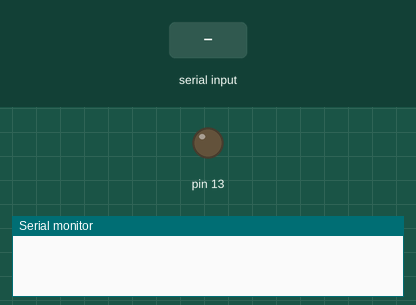
The sketch below on a simulated Arduino Uno, built with avr-gcc and run on an emulated ATmega328P. On the bench: output pins drawn as LEDs (lit = HIGH), the last lines printed to the serial monitor. Inputs (shaded band) come from the test bench.

Above: at 1.2 s.
1.3 s: "SYNC\n" received over Serial
At 3.0 s:
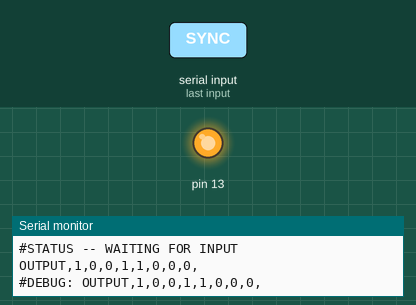
3.5 s: "INPUT\n" received over Serial
5.5 s: "90,45\n" received over Serial
Timing chart, 0 to 8.5 s (numbered marks = the images above; inputs shaded):
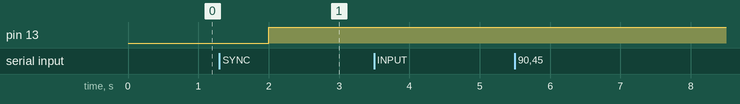

The sketch:

traffic_light_homework.ino
```cpp
// Read Line from Serial Port


#define RED 0
#define GREEN 1
#define YELLOW 2
#define WALK 3

struct outputs
{
  int A_red_light;
  int A_yellow_light;
  int A_green_light;
  int A_walk_light;
  int B_red_light;
  int B_yellow_light;
  int B_green_light;
  int B_walk_light;
};

struct inputs
{
  int reset;
  int Sta;
  int Stb;
};


int reset, Sta, Stb;

struct inputs my_inputs;
struct outputs my_outputs;
struct outputs old_outputs;

int ENABLE_RECEIVE = 0;
int ENABLE_TRANSMIT = 0;
int COMM_SYNCED = 0;
int DEBUG = 0;

void get_inputs(struct inputs *in);
void transmit_outputs(struct outputs *out);
void traffic_light(struct inputs *in, struct outputs *out);

void setup()
{

  pinMode(13,OUTPUT);
  Serial.begin(115200);
  my_inputs.reset = 1;
  my_inputs.Sta = 0;
  my_inputs.Stb = 0;

  old_outputs.A_red_light = 0;
  old_outputs.A_yellow_light = 0;
  old_outputs.A_green_light = 0;
  old_outputs.A_walk_light = 0;
  old_outputs.B_red_light = 0;
  old_outputs.B_yellow_light = 0;
  old_outputs.B_green_light = 0;
  old_outputs.B_walk_light =0;

}

void loop()
{
  digitalWrite(13,COMM_SYNCED);

  if (COMM_SYNCED)
  {
    get_inputs(&my_inputs);
    traffic_light(&my_inputs, &my_outputs);
    transmit_outputs(&my_outputs,&old_outputs);
    delay(1000);
  }
  else
  {
    link_sync();
    delay(500);
  }

}

void link_sync()
{
  String sync_string;

    if (Serial.available() >0)
    {
      sync_string = Serial.readStringUntil('\n');

      if (sync_string.equals("SYNC") )
      {
        COMM_SYNCED = 1;
        ENABLE_RECEIVE = 1;
        ENABLE_TRANSMIT = 1;
        Serial.println("#STATUS -- RECEIVED SYNC");
        Serial.println("#STATUS -- WAITING FOR INPUT");
      }
    }
}

void get_inputs(struct inputs *in)
{
  char str_HEADER;
  char str_reset;
  char str_Sta;
  char str_Stb;
  String input_string;
  String input_header;

  if (ENABLE_RECEIVE)
  {
    if (Serial.available() >0)
    {
      input_string = Serial.readStringUntil('\n');

      str_HEADER = input_string[0];
      str_reset = input_string[6];
      str_Sta = input_string[8];
      str_Stb = input_string[10];

      input_header = input_string.substring(0,5);

      if (DEBUG = 1)
      {
        Serial.print("#DEBUG: ");
        Serial.print(input_header);
        Serial.print(" -- reset = ");
        Serial.print(str_reset);
        Serial.print(" Sta = ");
        Serial.print(str_Sta);
        Serial.print(" Stb = ");
        Serial.print(str_Stb);

      }


      if (input_header.equals("INPUT"))
      {
        in->reset = str_reset - '0';
        in->Sta = str_Sta - '0';
        in->Stb = str_Stb - '0';

        Serial.println("#STATUS -- RECEIVED INPUT");
      }

    } //DATA AVAILABLE

  } //ENABLE_RECEIVE
}

void transmit_outputs(struct outputs *out, struct outputs *old)
{

  if (ENABLE_RECEIVE && ENABLE_TRANSMIT)
  {
    if ( (old->A_red_light != out->A_red_light) ||
         (old->A_yellow_light != out->A_yellow_light) ||
         (old->A_green_light != out->A_green_light) ||
         (old->A_walk_light != out->A_walk_light) ||
         (old->B_red_light != out->B_red_light) ||
         (old->B_yellow_light != out->B_yellow_light) ||
         (old->B_green_light != out->B_green_light)||
         (old->B_walk_light != out->B_walk_light)
         )

    {
      Serial.print("OUTPUT,");
      Serial.print(out->A_red_light);
      Serial.print(",");
      Serial.print(out->A_yellow_light);
      Serial.print(",");
      Serial.print(out->A_green_light);
      Serial.print(",");
      Serial.print(out->A_walk_light);
      Serial.print(",");
      Serial.print(out->B_red_light);
      Serial.print(",");
      Serial.print(out->B_yellow_light);
      Serial.print(",");
      Serial.print(out->B_green_light);
      Serial.print(",");
      Serial.print(out->B_walk_light);
      Serial.println(",");

    if(DEBUG = 1)
      {
        Serial.print("#DEBUG: OUTPUT,");
        Serial.print(out->A_red_light);
        Serial.print(",");
        Serial.print(out->A_yellow_light);
        Serial.print(",");
        Serial.print(out->A_green_light);
        Serial.print(",");
        Serial.print(out->A_walk_light);
        Serial.print(",");
        Serial.print(out->B_red_light);
        Serial.print(",");
        Serial.print(out->B_yellow_light);
        Serial.print(",");
        Serial.print(out->B_green_light);
        Serial.print(",");
        Serial.print(out->B_walk_light);
        Serial.println(",");
      }

      old->A_red_light = out->A_red_light;
      old->A_yellow_light = out->A_yellow_light;
      old->A_green_light = out->A_green_light;
      old->A_walk_light = out->A_walk_light;
      old->B_red_light = out->B_red_light;
      old->B_yellow_light = out->B_yellow_light;
      old->B_green_light = out->B_green_light;
      old->B_walk_light = out->B_walk_light;
    }
  }


}


void traffic_light(struct inputs *in, struct outputs *out)
{
  static int ps;
  static int ns = 100;

  //Update Present State
  ps = ns;

//printf("DEBUG: ps = %d\n",ps);
  //Calculate Next State
  switch (ps)
  {
   case (100) : if (in->reset == 1)
                  ns = 100;
                else
                  ns = 0;

                out->A_red_light = 1;
                out->A_yellow_light = 0;
                out->A_green_light = 0;
                out->A_walk_light = 1;
                out->B_red_light = 1;
                out->B_yellow_light = 0;
                out->B_green_light = 0;
                out->B_walk_light =0;
                break;

   case (0) :  ns = 1;
                out->A_red_light = 0;
                out->A_yellow_light = 0;
                out->A_green_light = 1;
                out->A_walk_light = 1;
                out->B_red_light = 1;
                out->B_yellow_light = 0;
                out->B_green_light = 0;
                out->B_walk_light = 0;
                break;

   case (1) :  ns = 2;
                break;

   case (2) :  ns = 3;
                break;

   case (3) :  ns = 4;
                break;

   case (4) :  ns = 5;
                break;

   case (5) :  if (in->Stb == 0)
                 ns = 5;
               else
                 ns = 6;
                break;

   case (6) :  ns = 7;
                out->A_red_light = 0;
                out->A_yellow_light = 1;
                out->A_green_light = 0;
                out->A_walk_light = 1;
                out->B_red_light = 1;
                out->B_yellow_light = 0;
                out->B_green_light = 0;
                out->B_walk_light = 0;
                break;

   case (7) :  ns = 8;
                out->A_red_light = 1;
                out->A_yellow_light = 0;
                out->A_green_light = 0;
                out->A_walk_light = 0;
                out->B_red_light = 0;
                out->B_yellow_light = 0;
                out->B_green_light = 1;
                out->B_walk_light = 1;
                break;

   case (8) :  ns = 9;
                break;

   case (9) :  ns = 10;
                break;
  case (10) :  ns = 11;
                break;

   case (11) : if ((in->Sta == 0) && (in->Stb==1))
                 ns = 11;
               else
                 ns = 12;
               break;

   case (12) :  ns = 0;
                out->A_red_light = 1;
                out->A_yellow_light = 0;
                out->A_green_light = 0;
                out->A_walk_light = 0;
                out->B_red_light = 0;
                out->B_yellow_light = 1;
                out->B_green_light = 0;
                out->B_walk_light = 1;
                break;
  }

}
```

Measured:
- after the input at 1.3 s, pin 13: LOW → HIGH after 0.70 s
